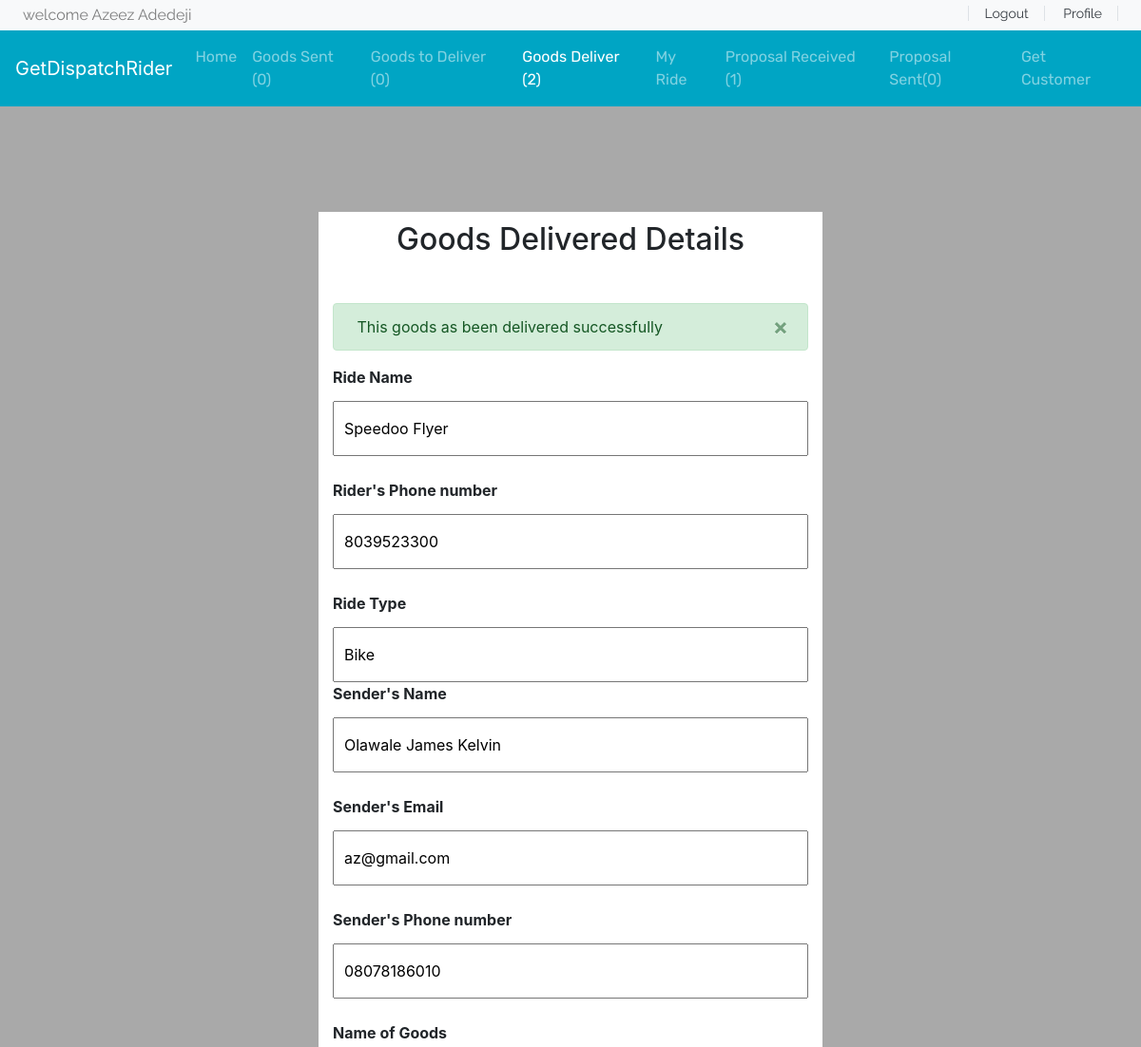
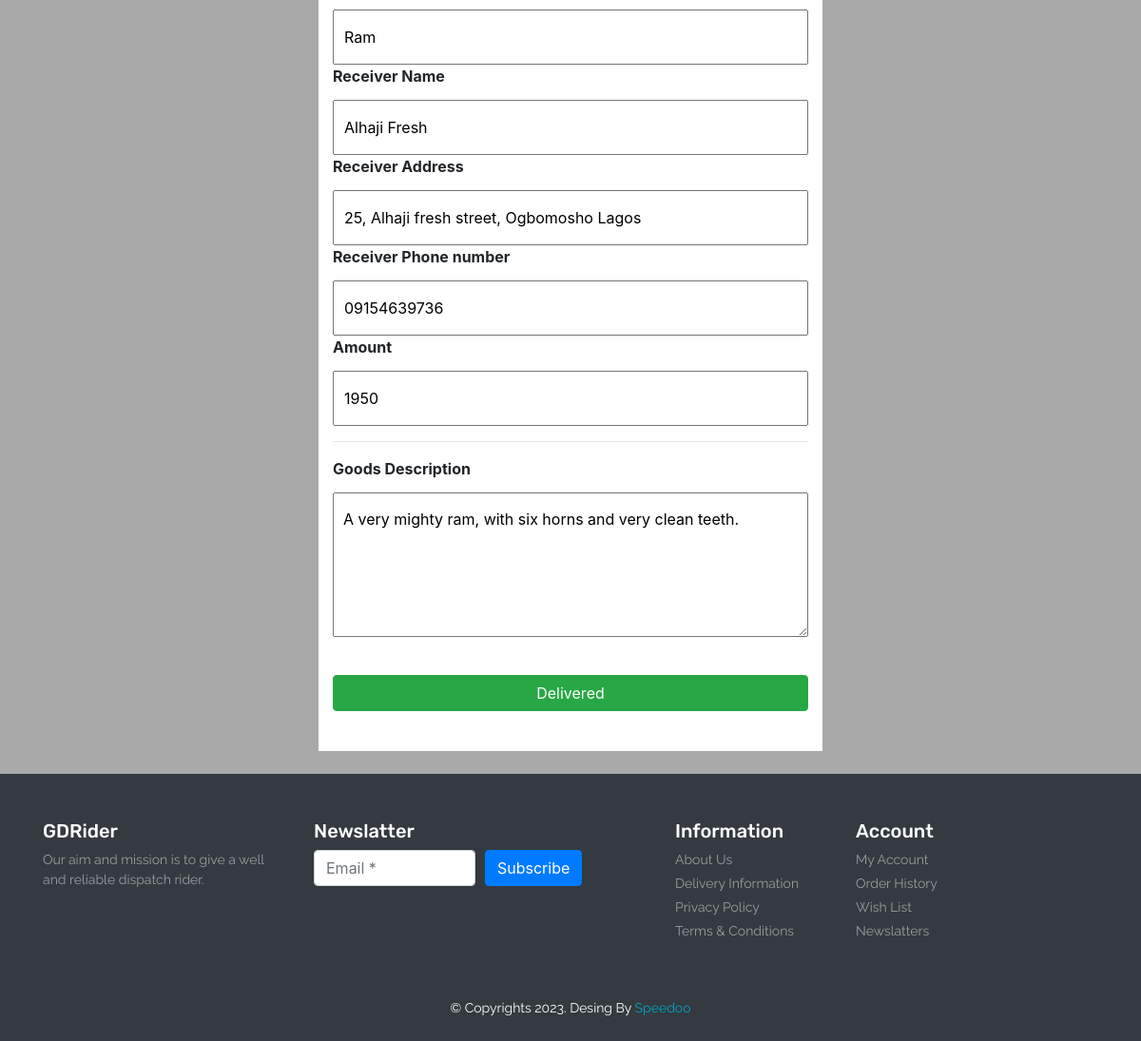
Screenshot of /Delivered/c2877d3d-78f8-4b66-b86a-b6f96fc21acc (signed in) with the database file from the repository (2 pictures, top to bottom).
### base/models.py (models this page shows, shortened)
class user(AbstractUser):
    username = models.CharField(max_length=20, blank=True, null=True)
    fullName = models.CharField(max_length=100)
    email = models.EmailField()
    phoneNumber = models.CharField(max_length=20, unique=True)
    ninslip = models.ImageField()
    verify = models.BooleanField(default=False)
    USERNAME_FIELD = 'phoneNumber'

class proposal(models.Model):
    id = models.UUIDField(default=uuid.uuid4, editable=False, primary_key=True)
    riderUsername = models.CharField(max_length=50, default='null')
    rideName = models.CharField(max_length=50, default='empty')
    riderEmail = models.EmailField()
    senderName = models.CharField(max_length=100, default='empty')
    riderPhoneNumber = models.CharField(max_length=20, default='empty')
    senderEmail = models.EmailField()
    senderPhoneNumber = models.CharField(max_length=20, default='empty')
    rideTrackId = models.CharField(max_length=100)
    rideType = models.CharField(max_length=50)
    goodsName = models.CharField(max_length=250)
    receiverName = models.CharField(max_length=250)
    receiverAddress = models.CharField(max_length=250)
    receiverPhoneNumber = models.CharField(max_length=50)
    amount = models.TextField()
    goodsDescription = models.TextField()
    deliveryPassword = models.CharField(max_length=10, blank='True', null='True')
    created = models.DateTimeField(auto_now_add=True)
    update = models.DateTimeField(auto_now=True)
    deliver = models.BooleanField(default=False)
    accepted = models.BooleanField(default=False)

### base/views.py (the view)
# urls.py: path('Delivered/<str:pk>', views.delivered, name='delivered'),
def delivered(request, pk):
    proposalr = proposal.objects.filter(Q(riderUsername=request.user) & Q(accepted=False)).count
    proposals = proposal.objects.filter(Q(senderPhoneNumber=request.user.phoneNumber) & Q(accepted=False)).count
    goodsent = proposal.objects.filter(Q(senderPhoneNumber=request.user.phoneNumber)
                                       & Q(accepted=True)).count
    goodstosend = proposal.objects.filter(Q(riderUsername=request.user) & Q(accepted=True) & Q(deliver=False)).count
    goodsdeliver = proposal.objects.filter(Q(riderUsername=request.user)
                                           & Q(deliver=True)).count
    getproposal = proposal.objects.get(id=pk)
    if request.user.phoneNumber == getproposal.riderUsername or request.user.phoneNumber == getproposal.senderPhoneNumber:
        if getproposal.deliver:
            messages.success(request, 'This goods as been delivered successfully')
        else:
            messages.warning(request, 'This goods is yet to be delivered')
    else:
        return redirect('base:index')
    context = {'getproposal': getproposal, 'proposalr': proposalr, 'goodstosend': goodstosend, 'goodsent': goodsent,
               'proposals': proposals, 'goodsdeliver': goodsdeliver}
    return render(request, 'base/goodsDeliveredDetails.html', context)

### base/templates/base/goodsDeliveredDetails.html (shortened to what this page needs)
<div style="background-color: darkgrey;">
    {% extends 'base/navbar.html'%}
     {% block goods_deliver%}
                <li class="nav-item active">
                  <a class="nav-link" href="{% url 'base:goodsDeliver'%}">Goods Deliver ({{goodsdeliver}})</a>
                </li>
                  {% endblock%}
{%load static %}
{% block body%}
 <div class="container">
        <div class="container" style="background-color: #fff; margin-top: 10%; padding: 10px 15px; width:fit-content ; height:fit-content">
            <div class="text-center">
                <h2>Goods Delivered Details</h2>
            </div>
            <form class="mt-5" method="" action="">
                 {% for message in messages%}
                    <div class="alert {{message.tags}} alert-dismissible" role="alert">
                      <button type="button" class="close" data-dismiss="alert" aria-label="Close">
                        <span aria-hidden="True">&times;</span>
                      </button>
                      &nbsp;{{message}}
                  </div>
                   {%endfor%}
                <label ><strong>Ride Name</strong> </label><br/>
                <input type="text" class="login-input" value="{{getproposal.rideName}}" readonly="true" name="riderName" ><br/>
                <label><strong>Rider's Phone number </strong> </label><br/>
                <input type="text" class="login-input" value="{{getproposal.riderPhoneNumber}}" readonly="true" name="riderNumber" ><br/>
                <label ><strong>Ride Type</strong> </label><br/>
                <input type="text" class="login-input" value="{{getproposal.rideType}}" readonly="true" name="rideType" >
                 <label ><strong>Sender's Name </strong> </label><br/>
                <input type="text" class="login-input" value="{{getproposal.senderName}}"  readonly="true" name="senderName" ><br/>
                <label ><strong>Sender's Email </strong> </label><br/>
                <input type="text" class="login-input" value="{{getproposal.senderEmail}}"  readonly="true" name="senderEmail" ><br/>
                <label ><strong>Sender's Phone number </strong> </label><br/>
                <input type="text" class="login-input"  value="{{getproposal.senderPhoneNumber}}" readonly="true" name="sendernumber" ><br/>
                <label ><strong>Name of Goods  </strong></label><br/>
                <input type="text" class="login-input" readonly="true" value="{{getproposal.goodsName}}" name="goodsName" >
                <label ><strong>Receiver Name </strong></label><br/>
                <input type="text" class="login-input disabled" readonly="true" value="{{getproposal.receiverName}}"  name="receiverName" >
                <label ><strong>Receiver Address </strong>  </label><br/>
                <input type="text" class="login-input" readonly="true" value="{{getproposal.receiverAddress}}"  name="receiverAddress" >
                <label ><strong> Receiver Phone number</strong> </label><br/>
                <input type="text" class="login-input" readonly="true" value="{{getproposal.receiverPhoneNumber}}"  name="receiverNumber" >
                <label ><strong>Amount</strong> </label><br/>
                <input type="text" class="login-input" readonly="true" value="{{getproposal.amount}}"  placeholder="Dispatch Rider's Fee" name="amount" >
               <hr>
                <label ><strong>Goods  Description</strong></label><br/>
                <textarea class="login-input" readonly="true"   name="goodsDescription" placeholder="Describe the goods in details"  cols="30" rows="5">{{getproposal.goodsDescription}}</textarea><br/>
                  {%if getproposal.deliver%}
                <p style="width:100%;" class="btn btn-success mt-3">Delivered</p>
                {%else%}
                <p style="width:100%" class="btn btn-secondary mt-3">Pending Delivery</p>
                {% endif %}
                <br>
            </form>
        </div>
    </div>
{% endblock%}

### base/templates/base/navbar.html (shortened to what this page needs)
<!DOCTYPE html>
{% load static %}
<html lang="en">
<head>
     <link rel="stylesheet" href="https://stackpath.bootstrapcdn.com/bootstrap/4.4.1/css/bootstrap.min.css">
     <link rel="stylesheet" href="https://cdnjs.cloudflare.com/ajax/libs/OwlCarousel2/2.3.4/assets/owl.carousel.min.css" />
     <link rel="stylesheet" href="https://cdnjs.cloudflare.com/ajax/libs/OwlCarousel2/2.3.4/assets/owl.theme.default.min.css" />
      <link rel="stylesheet" href="https://cdnjs.cloudflare.com/ajax/libs/font-awesome/5.13.0/css/all.min.css" />
     <link rel="stylesheet" href="https://cdnjs.cloudflare.com/ajax/libs/font-awesome/4.7.0/css/font-awesome.min.css">
     <link rel="stylesheet" href="{% static 'base/style.css' %}">
</head>
<body onload="getLocation();">
 <header id="header" class="">
        <div class="strip d-flex justify-content-between px-4 py-1 bg-light" style="height:fit-content" >
            <p class="font-rale  text-black-50 m-0">welcome {{request.user.fullName}}</p>
            <div class="font-rale font-size-14">
                {% if request.user.is_authenticated%}
                <a href="{% url 'base:logout' %}" class="px-3 border-right border-left text-dark">Logout</a>
                <a href="" class="px-3 border-right text-dark">Profile</a>
                {%else%}
                  <a href="{% url 'base:login' %}" class="px-3 border-right border-left text-dark">Login</a>
                <a href="{%url 'base:signup' %}" class="px-3 border-right text-dark">SignUp</a>
                {%endif%}
            </div>
        </div>
        <nav class="navbar navbar-expand-lg navbar-dark color-second-bg ">
            <a class="navbar-brand" href="#">GetDispatchRider</a>
            <div class="collapse navbar-collapse" id="navbarNav">
              <ul class="navbar-nav m-auto font-rubik">
                {% block homes %}<li class="nav-item ">
                  <a class="nav-link" href="{% url 'base:index' %}">Home</a>
                </li>
                {%endblock%}
                  {% block good_sent%}
                <li class="nav-item">
                  <a class="nav-link" href="{% url 'base:goodSent'%}">Goods Sent ({{goodsent}})</a>
                </li>
                  {%endblock%}
                  {% block goods-to-deliver %}
                <li class="nav-item">
                  <a class="nav-link" href="{% url 'base:onDelivary' %}">Goods to Deliver ({{goodstosend}}) </a>
                </li>
                  {%endblock%}
                  {% block goods_deliver%}{% endblock%}
                  {%block my_ride%}
                <li class="nav-item">
                    <a class="nav-link" href="{% url 'base:my-ride'%}">My Ride</a>
                  </li>
                  {% endblock%}
                  {% block proposal_received%}
                  <li class="nav-item">
                    <a class="nav-link" href="{% url 'base:proposal-receive'%}">Proposal Received ({{proposalr}})</a>
                  </li>
                  {%endblock%}
                  {% block proposal-sent%}
                  <li class="nav-item">
                    <a class="nav-link" href="{% url 'base:proposalSent'%}">Proposal Sent({{proposals}})</a>
                  </li>
                  {%endblock%}
                   <li class="nav-item ">
                  <a class="nav-link" href="{% url 'base:index' %}">Get Customer</a>
                </li>
              </ul>
            </div>
          </nav>
    </header>
{%block body%}
{%endblock%}
 <br/>
 <footer id="footer" class="bg-dark text-white py-5">
          <div class="container">
            <div class="row">
              <div class="col-lg-3 col-12">
                <h4 class="font-rubik font-size-20">GDRider</h4>
                <p class="font-size-14 font-rale text-white-50">Our aim and mission is to give a well and reliable dispatch rider.</p>
              </div>
              <div class="col-lg-4 col-12">
                <h4 class="font-rubik font-size-20">Newslatter</h4>
                <form class="form-row">
                  <div class="col">
                    <input type="text" class="form-control" placeholder="Email *">
                  </div>
                  <div class="col">
                    <button type="submit" class="btn btn-primary mb-2">Subscribe</button>
                  </div>
                </form>
              </div>
              <div class="col-lg-2 col-12">
                <h4 class="font-rubik font-size-20">Information</h4>
                <div class="d-flex flex-column flex-wrap">
                  <a href="#" class="font-rale font-size-14 text-white-50 pb-1">About Us</a>
                  <a href="#" class="font-rale font-size-14 text-white-50 pb-1">Delivery Information</a>
                  <a href="#" class="font-rale font-size-14 text-white-50 pb-1">Privacy Policy</a>
                  <a href="#" class="font-rale font-size-14 text-white-50 pb-1">Terms & Conditions</a>
                </div>
              </div>
              <div class="col-lg-2 col-12">
                <h4 class="font-rubik font-size-20">Account</h4>
                <div class="d-flex flex-column flex-wrap">
                  <a href="#" class="font-rale font-size-14 text-white-50 pb-1">My Account</a>
                  <a href="#" class="font-rale font-size-14 text-white-50 pb-1">Order History</a>
                  <a href="#" class="font-rale font-size-14 text-white-50 pb-1">Wish List</a>
                  <a href="#" class="font-rale font-size-14 text-white-50 pb-1">Newslatters</a>
                </div>
              </div>
            </div>
          </div>
        </footer>
        <div class="copyright text-center bg-dark text-white py-2">
          <p class="font-rale font-size-14">&copy; Copyrights 2023. Desing By <a href="#" class="color-second">Speedoo</a></p>
        </div>
</body>
</html>

### base/static/base/style.css (style rules this page uses)
button, button:focus { outline: none !important; box-shadow: none !important; }
.font-rale { font-family: "Raleway", cursive; }
.font-rubik { font-family: "Rubik", cursive; }
.font-size-14 { font-size: 14px; }
.font-size-20 { font-size: 20px; }
.color-second { color: #00A5C4; }
.color-second-bg { background: #00A5C4; }
.login-input { width: 500px; padding: 15px 10px; margin-top: 5px; display: block; }

### rows the page displays
user: user.fullName "Azeez Adedeji"
proposal: riderName "Speedoo Flyer", riderNumber "8039523300", rideType "Bike", senderName "Olawale James Kelvin", senderEmail "az@gmail.com", sendernumber "08078186010", goodsName "Ram", receiverName "Alhaji Fresh", receiverAddress "25, Alhaji fresh street, Ogbomosho Lagos", receiverNumber "09154639736", amount "1950", goodsDescription "A very mighty ram, with six horns and very clean teeth."

### other values shown
{{ goodsent }} "0"
{{ goodstosend }} "0"
{{ goodsdeliver }} "2"
{{ proposalr }} "1"
{{ proposals }} "0"
{{ message }} "This goods as been delivered successfully"
